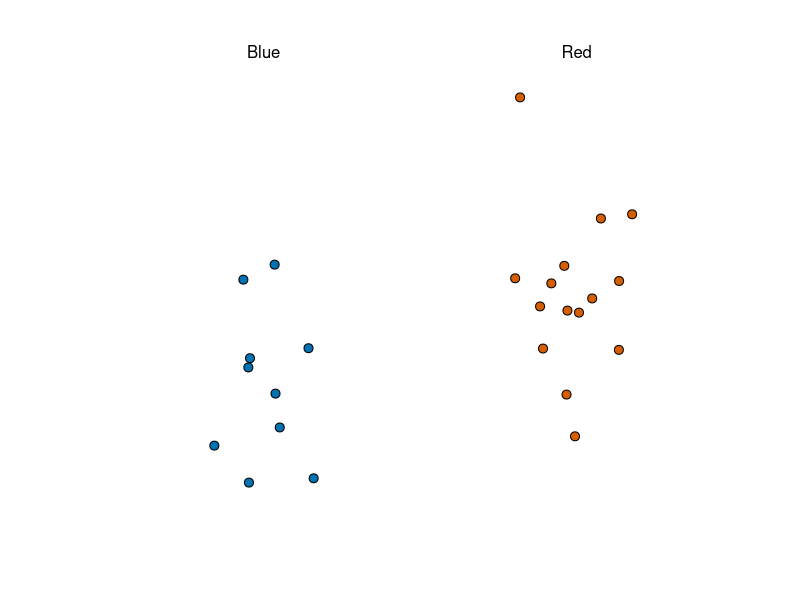
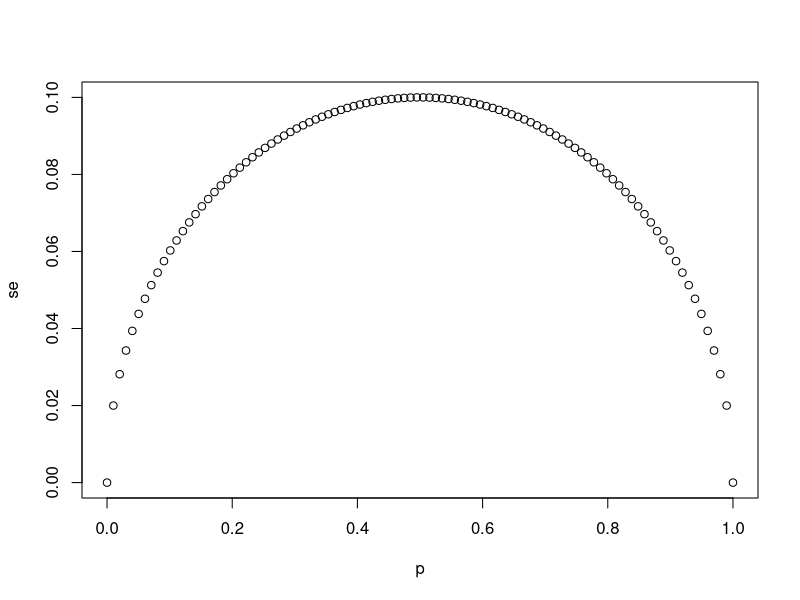
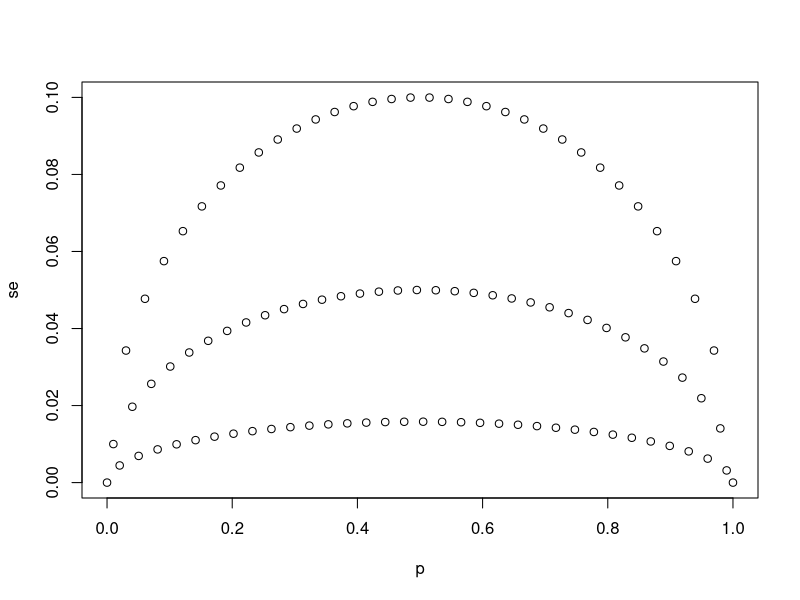
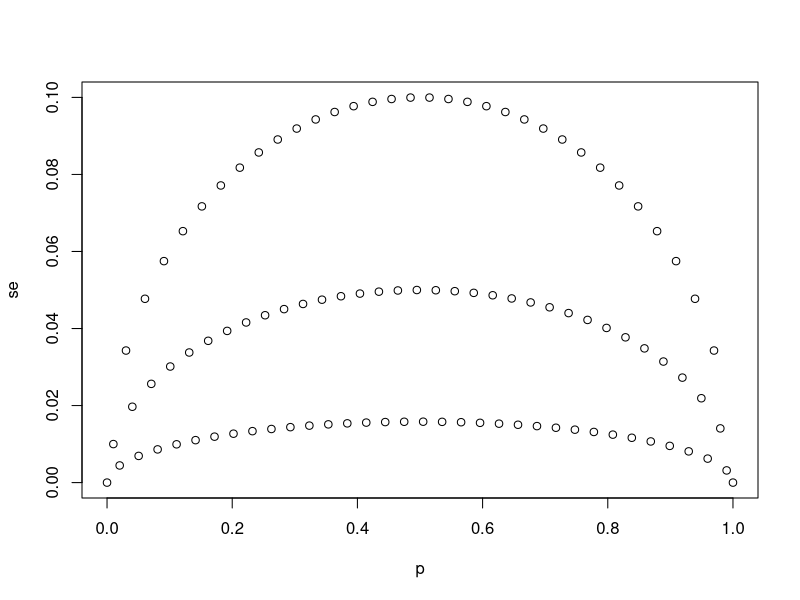
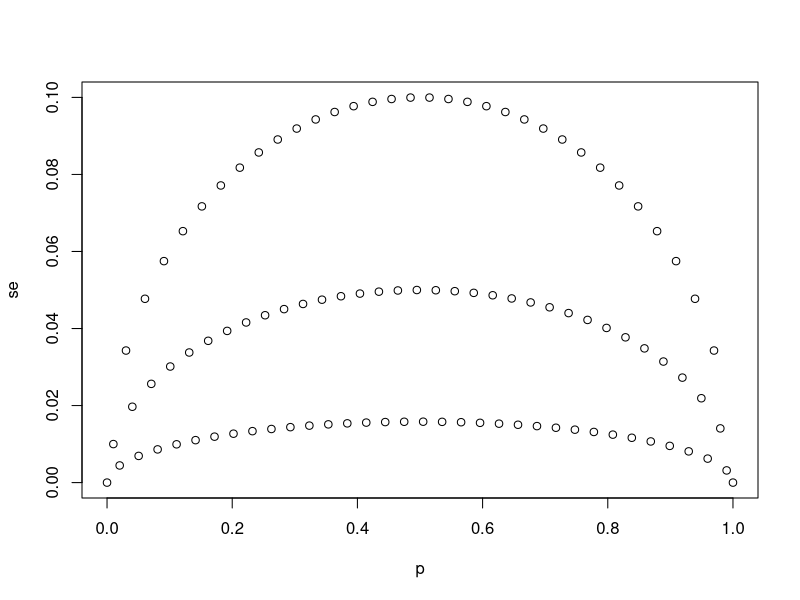
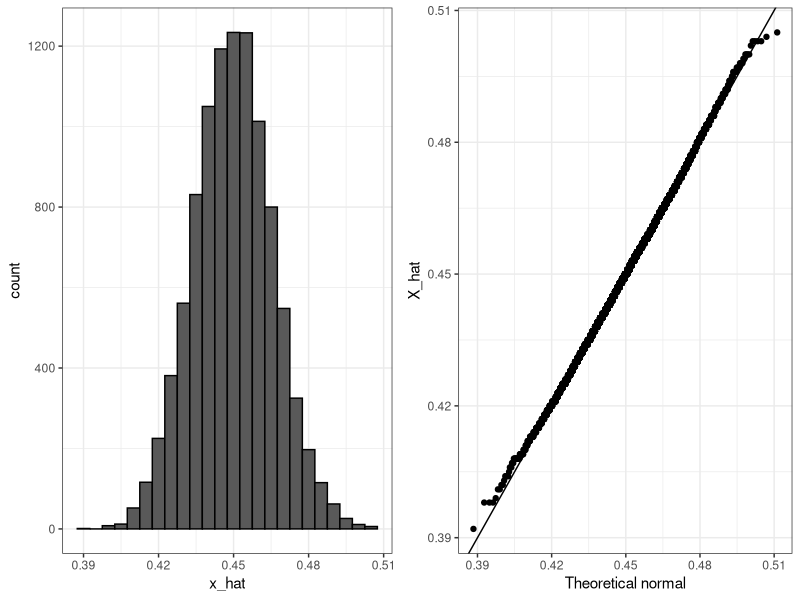
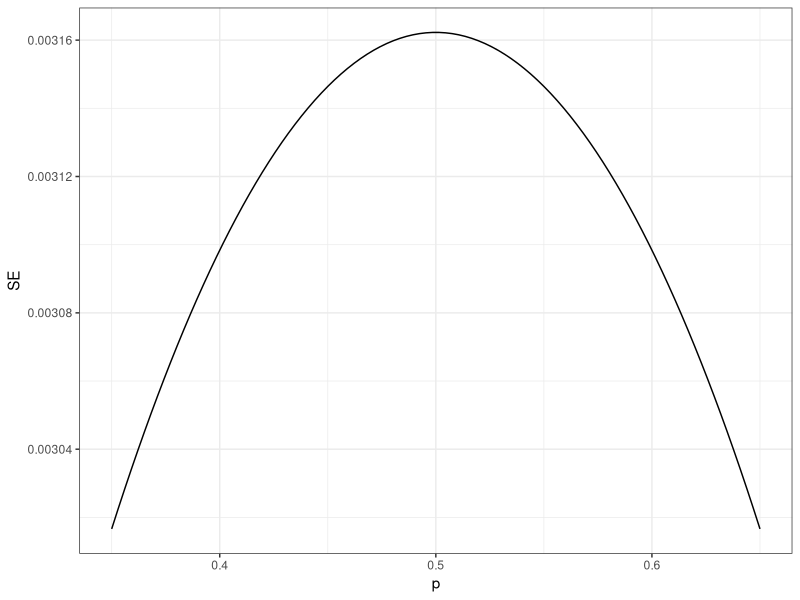
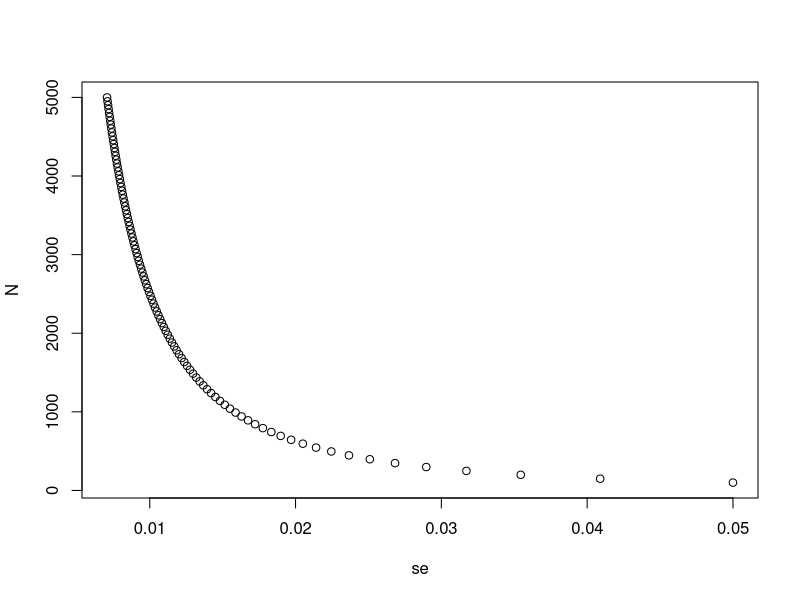

Source code (R) for these figures, in order:
## ---- chunk 1
library(tidyverse)
library(dslabs)
ds_theme_set()
take_poll(25)    # draw 25 beads
## ---- chunk 2
# `N` represents the number of people polled
N <- 25

# Create a variable `p` that contains 100 proportions ranging from 0 to 1 using the `seq` function
p <- seq(0,1, length.out = 100)
p

# Create a variable `se` that contains the standard error of each sample average
se <- sqrt(p*(1-p)/N)
se
# Plot `p` on the x-axis and `se` on the y-axis
plot(p, se)
## ---- chunk 3
# The vector `p` contains 100 proportions of Democrats ranging from 0 to 1 using the `seq` function
p <- seq(0, 1, length = 100)

# The vector `sample_sizes` contains the three sample sizes
sample_sizes <- c(25, 100, 1000)

# Write a for-loop that calculates the standard error `se` for every value of `p` for each of the three samples sizes `N` in the vector `sample_sizes`. Plot the three graphs, using the `ylim` argument to standardize the y-axis across all three plots.
for(n in sample_sizes){
    se <- sqrt(p*(1-p)/sample_sizes)
    plot(p, se, ylim = c(0, 0.1))
}
## ---- chunk 4
# `N` represents the number of people polled
N <- 25

# `p` represents the proportion of Democratic voters
p <- 0.45

# Calculate the standard error of the spread. Print this value to the console.
2*sqrt(p*(1-p)/N)
## ---- chunk 5
X_hat <- 0.48
se <- sqrt(X_hat*(1-X_hat)/25)
pnorm(0.01/se) - pnorm(-0.01/se)
## ---- chunk 6
p <- 0.45    # unknown p to estimate
N <- 1000

# simulate one poll of size N and determine x_hat
x <- sample(c(0,1), size = N, replace = TRUE, prob = c(1-p, p))
x_hat <- mean(x)

# simulate B polls of size N and determine average x_hat
B <- 10000    # number of replicates
N <- 1000    # sample size per replicate
x_hat <- replicate(B, {
    x <- sample(c(0,1), size = N, replace = TRUE, prob = c(1-p, p))
    mean(x)
})
## ---- chunk 7
library(tidyverse)
library(gridExtra)
p1 <- data.frame(x_hat = x_hat) %>%
    ggplot(aes(x_hat)) +
    geom_histogram(binwidth = 0.005, color = "black")
p2 <- data.frame(x_hat = x_hat) %>%
    ggplot(aes(sample = x_hat)) +
    stat_qq(dparams = list(mean = mean(x_hat), sd = sd(x_hat))) +
    geom_abline() +
    ylab("X_hat") +
    xlab("Theoretical normal")
grid.arrange(p1, p2, nrow=1)
## ---- chunk 8
library(tidyverse)
N <- 100000
p <- seq(0.35, 0.65, length = 100)
SE <- sapply(p, function(x) 2*sqrt(x*(1-x)/N))
data.frame(p = p, SE = SE) %>%
    ggplot(aes(p, SE)) +
    geom_line()
## ---- chunk 9
# Write a function called `take_sample` that takes `p` and `N` as arguements and returns the average value of a randomly sampled population.
take_sample <- function(p,N){
    sim <- sample(c(1,0), N, replace = TRUE, prob = c(p, 1-p))   
    mean(sim)
}

# Use the `set.seed` function to make sure your answer matches the expected result after random sampling
set.seed(1)

# Define `p` as the proportion of Democrats in the population being polled
p <- 0.45

# Define `N` as the number of people polled
N <- 100

# Call the `take_sample` function to determine the sample average of `N` randomly selected people from a population containing a proportion of Democrats equal to `p`. Print this value to the console.
take_sample(p, N)
## ---- chunk 10
# Define `p` as the proportion of Democrats in the population being polled
p <- 0.45

# Define `N` as the number of people polled
N <- 100

# The variable `B` specifies the number of times we want the sample to be replicated
B <- 10000

# Use the `set.seed` function to make sure your answer matches the expected result after random sampling
set.seed(1)

# Create an objected called `errors` that replicates subtracting the result of the `take_sample` function from `p` for `B` replications
errors <- replicate(B, {
    differences <- p - take_sample(p,N)
    differences
})

# Calculate the mean of the errors. Print this value to the console.
mean(errors)
## ---- chunk 11
# Define `p` as the proportion of Democrats in the population being polled
p <- 0.45

# Define `N` as the number of people polled
N <- 100

# The variable `B` specifies the number of times we want the sample to be replicated
B <- 10000

# Use the `set.seed` function to make sure your answer matches the expected result after random sampling
set.seed(1)

# We generated `errors` by subtracting the estimate from the actual proportion of Democratic voters
errors <- replicate(B, p - take_sample(p, N))

# Calculate the mean of the absolute value of each simulated error. Print this value to the console.
mean(abs(errors))

## ---- chunk 12
# Define `p` as the proportion of Democrats in the population being polled
p <- 0.45

# Define `N` as the number of people polled
N <- 100

# The variable `B` specifies the number of times we want the sample to be replicated
B <- 10000

# Use the `set.seed` function to make sure your answer matches the expected result after random sampling
set.seed(1)

# We generated `errors` by subtracting the estimate from the actual proportion of Democratic voters
errors <- replicate(B, p - take_sample(p, N))

# Calculate the standard deviation of `errors`
sqrt(mean((errors)^2))

## ---- chunk 13
# Define `p` as the expected value equal to 0.45
p <- 0.45

# Define `N` as the sample size
N <- 100

# Calculate the standard error
sqrt(p*(1-p)/N)
## ---- chunk 14
# Define `p` as a proportion of Democratic voters to simulate
p <- 0.45

# Define `N` as the sample size
N <- 100

# Use the `set.seed` function to make sure your answer matches the expected result after random sampling
set.seed(1)

# Define `X` as a random sample of `N` voters with a probability of picking a Democrat ('1') equal to `p`
X <- sample(c(1,0), N, replace = TRUE, prob = c(p, 1-p))
X
# Define `X_bar` as the average sampled proportion
X_bar <- mean(X)
X_bar
# Calculate the standard error of the estimate. Print the result to the console.
sqrt((X_bar * (1-X_bar))/N)

## ---- chunk 15
N <- seq(100, 5000, len = 100)
p <- 0.5
se <- sqrt(p*(1-p)/N)
plot(se, N)
## ---- chunk 16
# Define `p` as the proportion of Democrats in the population being polled
p <- 0.45

# Define `N` as the number of people polled
N <- 100

# The variable `B` specifies the number of times we want the sample to be replicated
B <- 10000

# Use the `set.seed` function to make sure your answer matches the expected result after random sampling
set.seed(1)

# Generate `errors` by subtracting the estimate from the actual proportion of Democratic voters
errors <- replicate(B, p - take_sample(p, N))

# Generate a qq-plot of `errors` with a qq-line showing a normal distribution
qqnorm(errors)
qqline(errors)
## ---- chunk 17
# Define `p` as the proportion of Democrats in the population being polled
p <- 0.45

# Define `N` as the number of people polled
N <- 100

# Calculate the probability that the estimated proportion of Democrats in the population is greater than 0.5. Print this value to the console.
1-pnorm(0.5, p, sqrt(p*(1-p)/N))
## ---- chunk 18
# Define `N` as the number of people polled
N <-100

# Define `X_hat` as the sample average
X_hat <- 0.51

# Define `se_hat` as the standard error of the sample average
se_hat <- sqrt(X_hat*(1-X_hat)/N)

# Calculate the probability that the error is 0.01 or larger
1-(pnorm(0.01/se_hat) - pnorm(-0.01/se_hat))
## ---- chunk 19
data("nhtemp")
data.frame(year = as.numeric(time(nhtemp)), temperature = as.numeric(nhtemp)) %>%
    ggplot(aes(year, temperature)) +
    geom_point() +
    geom_smooth() +
    ggtitle("Average Yearly Temperatures in New Haven")
## ---- chunk 20
p <- 0.45
N <- 1000
X <- sample(c(0,1), size = N, replace = TRUE, prob = c(1-p, p))    # generate N observations
X_hat <- mean(X)    # calculate X_hat
SE_hat <- sqrt(X_hat*(1-X_hat)/N)    # calculate SE_hat, SE of the mean of N observations
c(X_hat - 2*SE_hat, X_hat + 2*SE_hat)    # build interval of 2*SE above and below mean
## ---- chunk 21
z <- qnorm(0.995)    # calculate z to solve for 99% confidence interval
pnorm(qnorm(0.995))    # demonstrating that qnorm gives the z value for a given probability
pnorm(qnorm(1-0.995))    # demonstrating symmetry of 1-qnorm
pnorm(z) - pnorm(-z)    # demonstrating that this z value gives correct probability for interval
